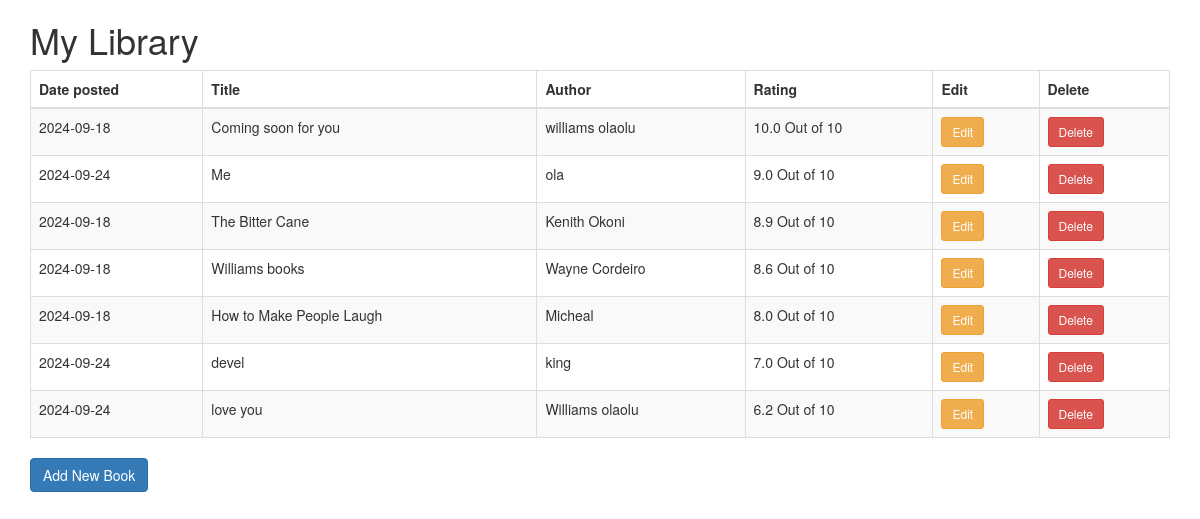
The page / on the database its author committed.
### main.py (models this page shows, shortened)
class Book(db.Model):
    id = db.Column(db.Integer, primary_key=True)
    title = db.Column(db.String(100), unique=True, nullable=False)
    author = db.Column(db.String(50), nullable=False)
    rating = db.Column(db.Float, nullable=False)
    date_added = db.Column(db.DateTime, default=datetime.utcnow)

### main.py (the view)
@app.route('/')
def home_page():
    books = Book.query.order_by(Book.rating.desc()).all()
    return render_template('index.html', books=books)

### templates/index.html (shortened to what this page needs)
{% extends 'bootstrap/base.html' %}
{% block content %}
<div class="container mt-5">
    <h1>My Library</h1>
    {% if books %}
        <table class="table table-striped table-hover table-dark table-bordered">
            <thead>
                <tr class="table-active">
                    <th>Date posted</th>
                    <th>Title</th>
                    <th>Author</th>
                    <th>Rating</th>
                    <th>Edit</th>
                    <th>Delete</th>
                </tr>
            </thead>
            <tbody>
                {% for book in books %}
                    <tr table-active>
                        <td>{{ book.date_added.strftime('%Y-%m-%d') if book.date_added else 'N/A' }}</td>
                        <td>{{ book.title }}</td>
                        <td>{{ book.author }}</td>
                        <td>{{ book.rating }} Out of 10</td>
                        <td><a href="{{ url_for('edit', book_id=book.id) }}" class="btn btn-warning btn-sm">Edit</a></td>
                        <td><form action="{{ url_for('delete', book_id=book.id) }}" method="POST" onsubmit="return confirm('Are you sure you want to delete this book?');">
                                <button type="submit" class="btn btn-danger btn-sm">Delete</button>
                            </form>
                        </td>
                    </tr>
                {% endfor %}
            </tbody>
        </table>
    {% else %}
        <p>No books in the library now</p>
    {% endif %}
    <a class="btn btn-primary mt-4" href="{{ url_for('add') }}">Add New Book</a>
{% endblock %}

### rows shown on the page
Book: date_added "2024-09-18", title "Coming soon for you", author "williams olaolu", rating "10.0"
Book: date_added "2024-09-24", title "Me", author "ola", rating "9.0"
Book: date_added "2024-09-18", title "The Bitter Cane", author "Kenith Okoni", rating "8.9"
Book: date_added "2024-09-18", title "Williams books", author "Wayne Cordeiro", rating "8.6"
Book: date_added "2024-09-18", title "How to Make People Laugh", author "Micheal", rating "8.0"
Book: date_added "2024-09-24", title "devel", author "king", rating "7.0"
Book: date_added "2024-09-24", title "love you", author "Williams olaolu", rating "6.2"
